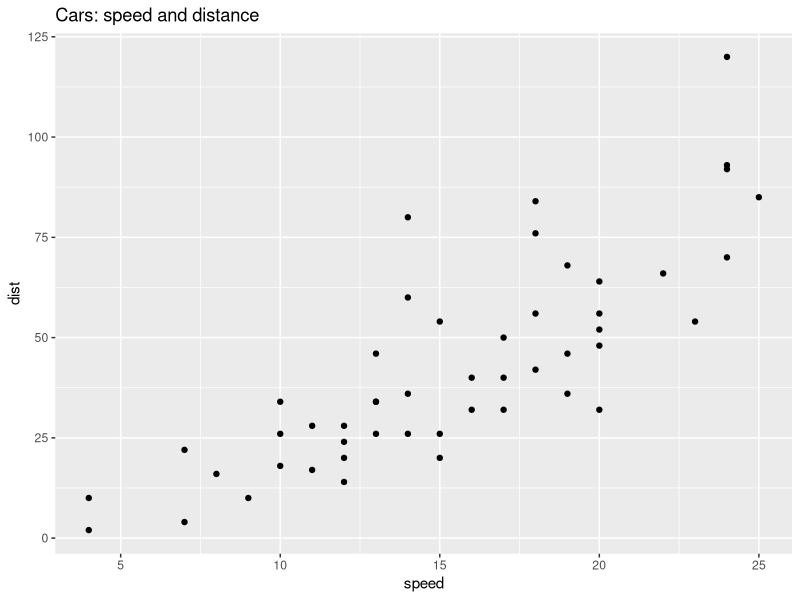
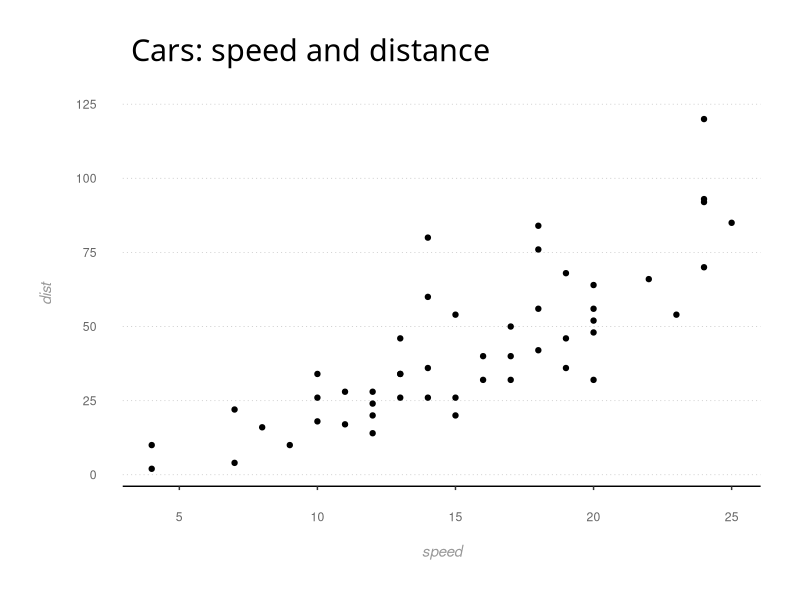
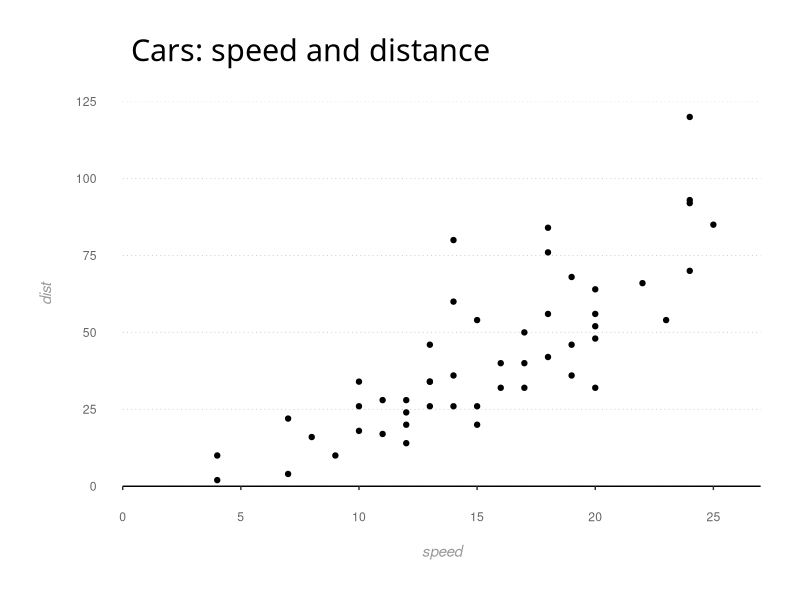
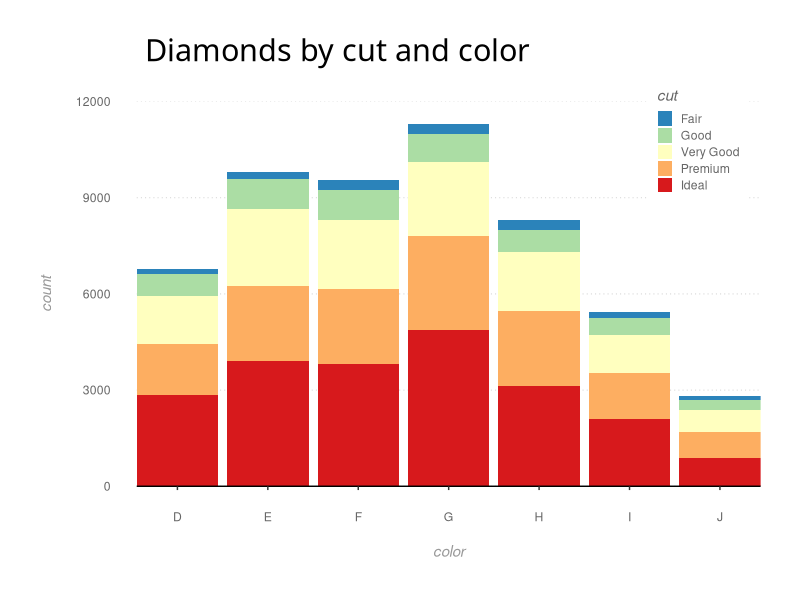
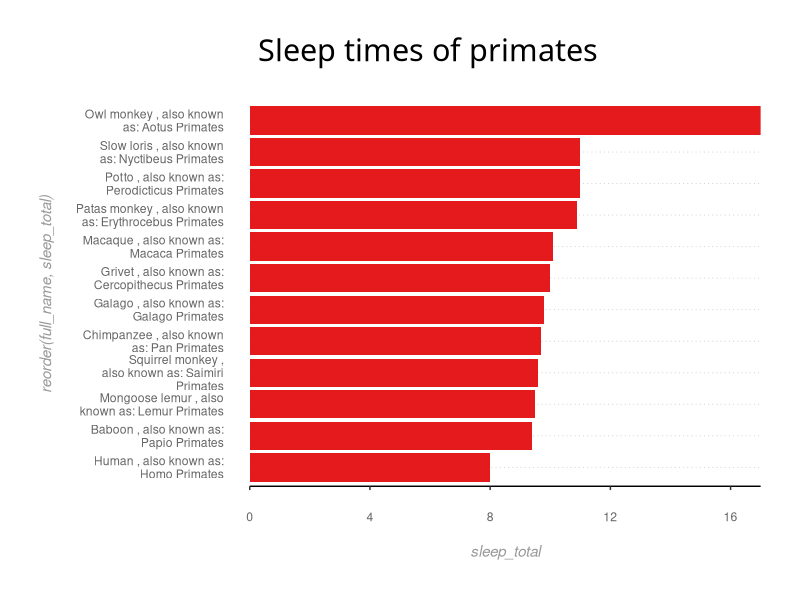

Source code (R) for these figures, in order:
## ---- chunk 1
library("ggplot2")
library("RColorBrewer")
library("stringr")
library("tidyr")
library("knitr")

opts_chunk$set(comment=NA, fig.width=8, fig.height=6,
               fig.path='figures/', warning=FALSE)
## ---- chunk 2

p <- ggplot(cars, aes(speed, dist)) +
  geom_point() +
  ggtitle("Cars: speed and distance")

p #And plot it
## ---- chunk 3

bg_and_axes <-  theme(
  panel.background = element_rect(fill = NA),
  panel.grid.major.y = element_line(colour = "#cccccc", size = 0.3, linetype = "dotted"),
  panel.grid.major.x = element_blank(),
  axis.ticks.y = element_blank(),
  axis.line.x = element_line(color = "black", size = 0.5),
  axis.text = element_text(colour = "#666666"),
  axis.title = element_text(colour = "#999999", face = "italic"),
  axis.text.x = element_text(margin = margin(16,0,12,0)),
  axis.text.y = element_text(margin = margin(0,16,0,12)),
  plot.title = element_text(family = "Avenir", size = rel(2), 
                            margin = margin(0,6,24,6), hjust = 0),
  plot.margin = unit(c(1,1,1,1), "cm"))

p + bg_and_axes
## ---- chunk 4
p2 <- p + bg_and_axes + 
  scale_y_continuous(limits = c(0,125), breaks = seq(0,125,25), expand = c(0,0)) +
  scale_x_continuous(limits = c(0,27), breaks = seq(0,25,5), expand = c(0,0))

p2 #And plot our new graph
## ---- chunk 5
p3 <- ggplot(data = diamonds, aes(color, ..count.., fill=cut)) +
  geom_bar() +
  bg_and_axes +
  scale_y_continuous(limits = c(0,12000), expand = c(0,0)) +
  scale_x_discrete(expand = c(0,0)) +
  ggtitle("Diamonds by cut and color")

legend_opts <- theme(
  legend.text = element_text(color = "#666666"),
  legend.title = element_text(color = "#666666", face = "italic"),
  legend.direction = "vertical",
  legend.position = c(0.9,0.9),
  legend.key.size = unit(12, "pt")
  )

p3 +
  legend_opts +
  scale_fill_brewer(palette = "Spectral", direction = -1)
## ---- chunk 6
#Make sure we have some long label names so you'll see how they wrap.
msleep["full_name"] <- paste(msleep$name, ", also known as: ", 
                             msleep$genus, msleep$order, sep = " ")

#now for the plot.
p4 <- ggplot(msleep[msleep$order == "Primates",], aes(reorder(full_name, sleep_total), sleep_total)) +
  geom_bar(stat="identity", fill=brewer.pal(3, "Set1")[1]) +
  scale_x_discrete(labels = function(x) str_wrap(x, width = 25)) +
  scale_y_continuous(expand = c(0,0)) +
  coord_flip()

p4 +
  bg_and_axes +
  ggtitle("Sleep times of primates")
